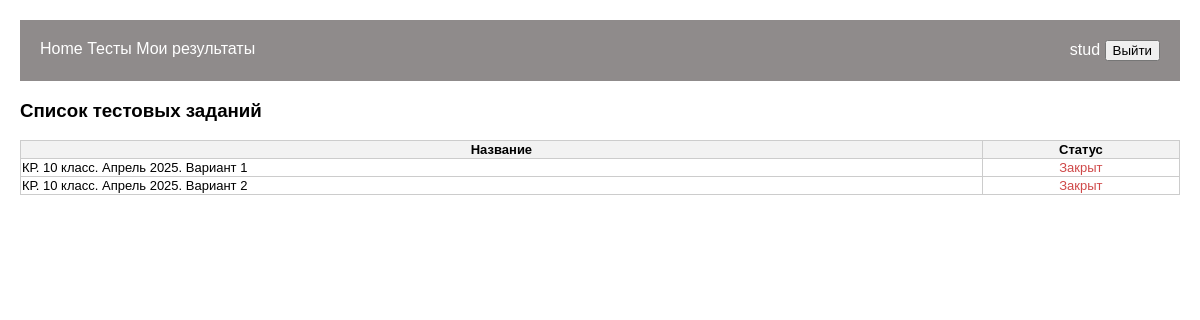
/tests/tests_list (signed in), run on the app's committed database.
### tests/models.py (models this page shows, shortened)
class Test(models.Model):
    title = models.CharField(max_length=200, verbose_name='Название')
    questions = models.ManyToManyField(Question, verbose_name='Вопросы')
    created_by = models.ForeignKey(User, on_delete=models.CASCADE, verbose_name='Автор')
    time_create_test = models.DateTimeField(default=datetime.datetime.now(), verbose_name='Создано')
    klass_destination = models.CharField(default='7', max_length=2, choices=CLASSES, verbose_name='Класс')
    repeated_answer = models.BooleanField(default=False, verbose_name='Разрешена отправка')
    only_one_answer = models.BooleanField(default=True, verbose_name='Многократность ответов')
    tmp = models.BooleanField(default=True, verbose_name='Без заданий (временный тест)')

### tests/views.py (the view)
# urls.py: path('tests_list', test_list, name='test_list'),
@login_required
def test_list(request):
    student_groups = [gr.name for gr in list(request.user.groups.all())]
    tests = Test.objects.filter(klass_destination=student_groups[0], tmp=0)
    stat_tests_user = StudentResponse.objects.filter(student_id=request.user.id)
    data = {tst.id: (tst, True if stat_tests_user.filter(test_id=tst.id).exists() and not tst.only_one_answer else False) for tst in tests}
    return render(request, 'tests/test_list.html', {
                                    'data': data,
                                })

### tests/templates/tests/test_list.html (shortened to what this page needs)
{% extends 'tests/base.html' %}
{% block content %}
<h3>Список тестовых заданий</h3>
<table id="table_total">
    <thead>
        <th>Название</th>
        <th>Статус</th>
    </thead>
    <tbody>
        {% for key, test in data.items %}
        <tr>
            <td>
                {% if test.0.repeated_answer and not test.1 %}
                <a href="{% url 'take_test' test.0.id %}">{{ test.0.title }}</a>
            </td>
            <td align="center" class="b_green">
                Открыт
                {% else %}
                {{ test.0.title }}
            </td>
            <td align="center" class="b_red">
                Закрыт
                {% endif %}
            </td>
        </tr>
        {% endfor %}
    </tbody>
</table>
{% endblock %}

### tests/templates/tests/base.html (shortened to what this page needs)
<!DOCTYPE html>
<html lang="ru">
<head>
    {% load static %}
    <link rel="stylesheet" type="text/css" href="{% static 'css/styles.css' %}">
</head>
<body>
    <div class="navbar">
        <div class="nav-left">
            <a href="{% url 'home' %}">Home</a>
            {% if user.is_authenticated %}
            {% if user.is_superuser %}
            <a href="{% url 'tests_list_admin' %}">Все тесты</a>
            {% else %}
            <a href="{% url 'test_list' %}">Тесты</a>
            {% endif %}
            {% if user.is_superuser %}
            <a href="{% url 'tests_all_results_admin' %}">
                Результаты тестов
            </a>
            {% else %}
            <a href="{% url 'my_tests' %}">
                Мои результаты
            </a>
            {% endif %}
            {% endif %}
        </div>
        {% if user.is_authenticated %}
        <div class="nav-right">
            <a href="{% url 'user_page' user.id %}">{{ user.username }}</a>
            <form method="post" action="{% url 'logout' %}" style="display:inline;">
                <button type="submit">Выйти</button>
            </form>
        </div>
        {% endif %}
    </div>
    <div>
        {% block content %}
        {% endblock %}
    </div>
</body>
</html>

### tests/static/css/styles.css (style rules this page uses)
#table_total { width: 100%; border-collapse: collapse; margin: auto; margin-bottom: 20px; font-size: small; }
th, td { border: 1px solid #ccc; }
th { background-color: #f2f2f2; }
.navbar { display: flex; justify-content: space-between; background-color: #8f8b8b; padding: 20px; }
.navbar a { color: white; text-decoration: none; }
body { font-family: Arial, sans-serif; margin: 20px; }
.b_red { color: rgb(207, 73, 73); }

### data on the page
Test: title "КР. 10 класс. Апрель 2025. Вариант 1"
Test: title "КР. 10 класс. Апрель 2025. Вариант 2"

### other printed values
{{ user.username }} "stud"
